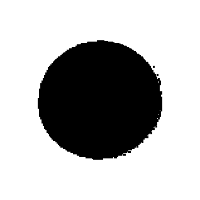
#> input picture Shapes-DS/test/circle/1004.png, 200 x 200 px, found by its file name; its folder holds only this picture in this run
$ jupyter execute test_model.ipynb
#> lines starting #> are read from the running program, lines starting #| are printed output that depends on the picture; after the words box and inside, x2 and y2 are one past the last pixel; in counts of white or black regions, pixels touching at a corner belong together
#> (reads SVM_Shape-Detection/svm_model.pkl from the repository)
#> (reads SVM_Shape-Detection/scaler.pkl from the repository)
#> (reads SVM_Shape-Detection/pca.pkl from the repository)
[cell 1]
import joblib
import cv2
import numpy as np
from skimage.feature import hog
import os

[cell 2]
def extract_features(image_path):
    img = cv2.imread(image_path, 0)  # Read the image in grayscale
#> img is the input picture: shape (200, 200); min 0, max 255, mean 181.3
    img = cv2.resize(img, (64, 64))  # Resize image to 64x64
#> img: shape (64, 64)

    # Threshold and blur for better contours
    img = cv2.GaussianBlur(img, (3, 3), 0)
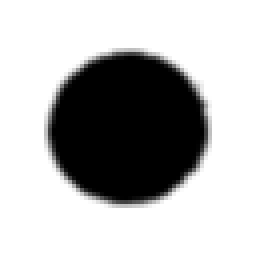
#> img: shape (64, 64) (shown 4 times larger); min 0, max 255, mean 181.2
    _, thresh = cv2.threshold(img, 0, 255, cv2.THRESH_BINARY + cv2.THRESH_OTSU)
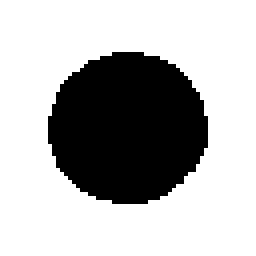
#> thresh: shape (64, 64) (shown 4 times larger); 71% white; 1 black region, box (x1, y1, x2, y2) and area: (12, 13, 52, 51) 1188

    # Hu Moments
    moments = cv2.moments(thresh)
#> moments = moments, m00 741540, centre m10/m00, m01/m00 = (31.5, 31.48)
    hu = cv2.HuMoments(moments).flatten()
#> hu = [0.00119, 2.62e-11, 7.39e-17, 1.51e-15, 1.89e-31, 5.62e-21, -4.7e-31]
    hu = -np.sign(hu) * np.log10(np.abs(hu) + 1e-10)  # Log scale for better range
#> hu = [2.92, 9.9, 10, 10, 10, 10, -10]

    # HOG Features
    hog_feat = hog(thresh, orientations=9, pixels_per_cell=(8, 8),
                   cells_per_block=(2, 2), block_norm='L2-Hys', visualize=False)
#> hog_feat = 1764 values, max 0.931 at index 1104, min 0 at index 0, mean 0.0449

    return np.hstack([hu, hog_feat])

[cell 3]
model = joblib.load('svm_model.pkl')
scaler = joblib.load('scaler.pkl')
pca = joblib.load('pca.pkl')

[cell 4]
def test_all_images(test_dir):
    true_labels = []
    predictions = []

    # Loop through all classes and images
    for class_name in os.listdir(test_dir):
        class_path = os.path.join(test_dir, class_name)
        if os.path.isdir(class_path):
            for image_file in os.listdir(class_path):
                image_path = os.path.join(class_path, image_file)
                if image_file.lower().endswith(('.png', '.jpg', '.jpeg')):  # Check if it's an image file
                    # Extract features from the image
                    features = extract_features(image_path)
#> features = 1771 values, max 10 at index 4, min -10 at index 6, mean 0.0689
                    features_scaled = scaler.transform([features])  # Apply scaling
                    features_pca = pca.transform(features_scaled)  # Apply PCA transformation

                    # Make prediction
                    prediction = model.predict(features_pca)

                    # Collect the true label and predicted label
                    true_labels.append(class_name)
                    predictions.append(prediction[0])
#> pass 2 of the loop in test_all_images, `for class_name in os.listdir(test_dir):`:
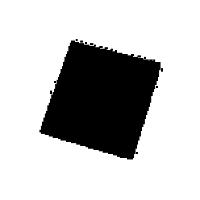
#> input picture Shapes-DS/test/square/1064.png, 200 x 200 px, found by its file name
#> in extract_features, img is the input picture: shape (200, 200); min 0, max 255, mean 193.5
#> in extract_features (call 2), `img = cv2.GaussianBlur(img, (3, 3), 0)`:
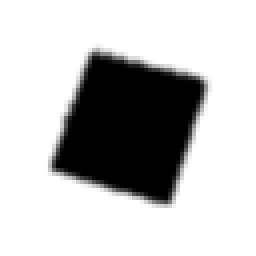
#> img: shape (64, 64) (shown 4 times larger); min 0, max 255, mean 193.5
#> in extract_features (call 2), `_, thresh = cv2.threshold(img, 0, 255, cv2.THRESH_BINARY + cv2.THRESH_..`:
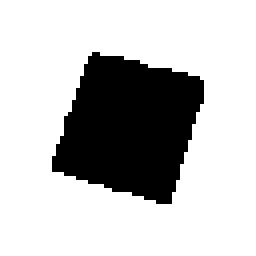
#> thresh: shape (64, 64) (shown 4 times larger); 75.8% white; 1 black region, box (x1, y1, x2, y2) and area: (13, 13, 51, 51) 992
#> moments = moments, m00 791520, centre m10/m00, m01/m00 = (31.36, 31.57)
#> in extract_features (call 2), `hu = cv2.HuMoments(moments).flatten()`: hu = [0.00107, 2.12e-11, 3.21e-15, 8.99e-14, 4e-29, -2.63e-19, 1.53e-27]
#> in extract_features (call 2), `hu = -np.sign(hu) * np.log10(np.abs(hu) + 1e-10)`: hu = [2.97, 9.92, 10, 10, 10, -10, 10]
#> hog_feat = 1764 values, max 1 at index 531, min 0 at index 0, mean 0.0457
#> features = 1771 values, max 10 at index 4, min -10 at index 5, mean 0.0697

    return true_labels, predictions

[cell 5]
test_directory = '/home/udbhav-purwar/Documents/Project/Airista/Shapes-DS/test'

[cell 6]
true_labels, predictions = test_all_images(test_directory)
#> true_labels = ['circle', 'square']; predictions = ['circle', 'square']

[cell 7]
from sklearn.metrics import classification_report, confusion_matrix
print("Classification Report:")
print(classification_report(true_labels, predictions))
#|               precision    recall  f1-score   support
#|       circle       1.00      1.00      1.00         1
#|       square       1.00      1.00      1.00         1
#|     accuracy                           1.00         2
#|    macro avg       1.00      1.00      1.00         2
#| weighted avg       1.00      1.00      1.00         2

[cell 8]
print("Confusion Matrix:")
cm = confusion_matrix(true_labels, predictions)
#> cm = [[1, 0], [0, 1]]
import seaborn as sns
import matplotlib.pyplot as plt
sns.heatmap(cm, annot=True, fmt='d', cmap='Blues', xticklabels=np.unique(true_labels), yticklabels=np.unique(true_labels))
plt.xlabel('Predicted')
plt.ylabel('Actual')
plt.title('Confusion Matrix')
plt.show()
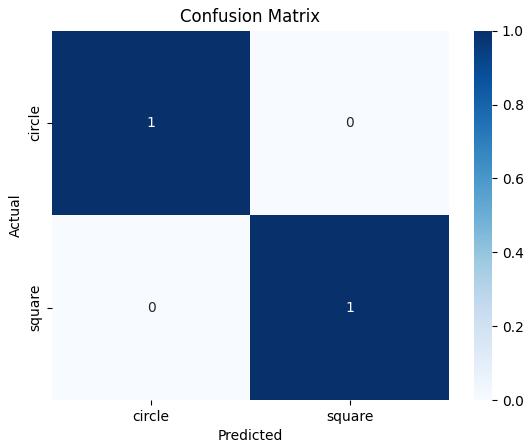
#> figure drawn by matplotlib, 2 panels
